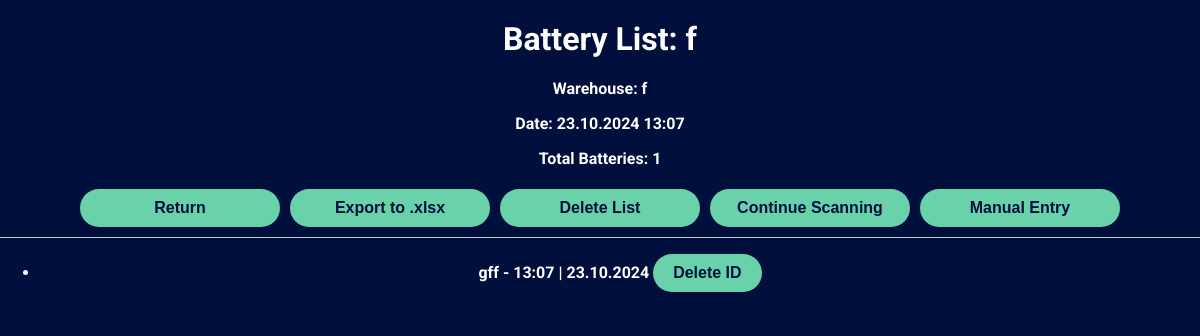
The app's page /battery_list/3, older data.
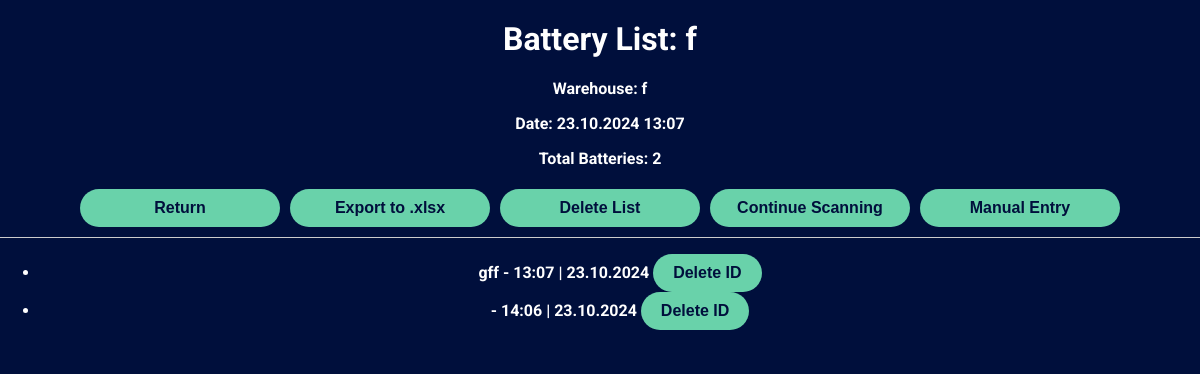
The same page, newer data.
### app.py (models this page shows)
class BatteryList(db.Model):
    logging.debug("Defining BatteryList model.")
    id = db.Column(db.Integer, primary_key=True)
    name = db.Column(db.String(100))
    warehouse = db.Column(db.String(100))
    timestamp = db.Column(db.DateTime, default=get_local_time)
    scans = db.relationship('BatteryScan', backref='battery_list', lazy=True, cascade='all, delete-orphan')

class BatteryScan(db.Model):
    logging.debug("Defining BatteryScan model.")
    id = db.Column(db.Integer, primary_key=True)
    battery_id = db.Column(db.String(200))
    timestamp = db.Column(db.DateTime, default=get_local_time)
    list_id = db.Column(db.Integer, db.ForeignKey('battery_list.id'), nullable=False)

### app.py (the view)
@app.route('/battery_list/<int:list_id>')
def view_battery_list(list_id):
    logging.debug(f"Viewing battery list {list_id}.")
    current_list = BatteryList.query.get(list_id)
    if current_list:
        logging.debug(f"Battery list found: {current_list.id}")
        scans = current_list.scans
        logging.debug(f"Total scans in battery list: {len(scans)}")
        return render_template('view_battery_list.html', list=current_list, scans=scans)
    else:
        logging.debug(f"Battery list {list_id} not found.")
        return 'Battery list not found', 404

### templates/view_battery_list.html (shortened to what this page needs)
<!DOCTYPE html>
<html lang="en">
<head>
    <link rel="stylesheet" href="{{ url_for('static', filename='css/style.css') }}">
</head>
<body>
    <h1>Battery List: {{ list.name }}</h1>
    <p>Warehouse: {{ list.warehouse }}</p>
    <p>Date: {{ list.timestamp.strftime('%d.%m.%Y %H:%M') }}</p>
    <p>Total Batteries: <span id="total-batteries">{{ scans|length }}</span></p>
    <div id="button-container">
        <button onclick="window.location.href='/battery_lists'">Return</button>
        <button onclick="exportList()">Export to .xlsx</button>
        <button onclick="deleteList()">Delete List</button>
        <button onclick="continueScanning()">Continue Scanning</button>
        <button onclick="manualEntry()">Manual Entry</button>
    </div>
    <div id="list-container">
        <ul id="battery-list">
            {% for scan in scans %}
            <li>
                <span class="battery-id">{{ scan.battery_id }}</span> - {{ scan.timestamp.strftime('%H:%M | %d.%m.%Y') }}
                <button onclick="deleteScan({{ scan.id }}, '{{ scan.battery_id }}')">Delete ID</button>
            </li>
            {% else %}
            <li>No batteries scanned.</li>
            {% endfor %}
        </ul>
    </div>
</body>
</html>

### static/css/style.css (style rules this page uses)
body { margin: 0; font-family: 'Roboto', sans-serif; text-align: center; background-color: #000f3c; font-weight: bold; color: white; overflow-y: auto; }
h1, h2, p, button, input, label { font-weight: bold; }
h1 { text-align: center; margin-top: 20px; }
#button-container { display: flex; flex-wrap: wrap; justify-content: center; align-items: center; margin: 5px; position: relative; z-index: 2; }
#button-container button { margin: 5px; flex: 1 1 45%; max-width: 200px; }
#list-container { position: relative; width: 100%; background-color: #000f3c; overflow-y: auto; border-top: 1px solid #ccc; color: white; z-index: 1; max-height: calc(100vh - 200px); }
button { padding: 10px 20px; font-size: 16px; background-color: #69d2aa; color: #000f3c; border: none; border-radius: 30px; cursor: pointer; font-weight: bold; }
h1, h2, p { color: white; }

Row changes from the older to the newer data that the page shows:
added BatteryScan: timestamp "14:06 | 23.10.2024"
Text that changed along with them:
{{ scans|length }}: "1" → "2"
